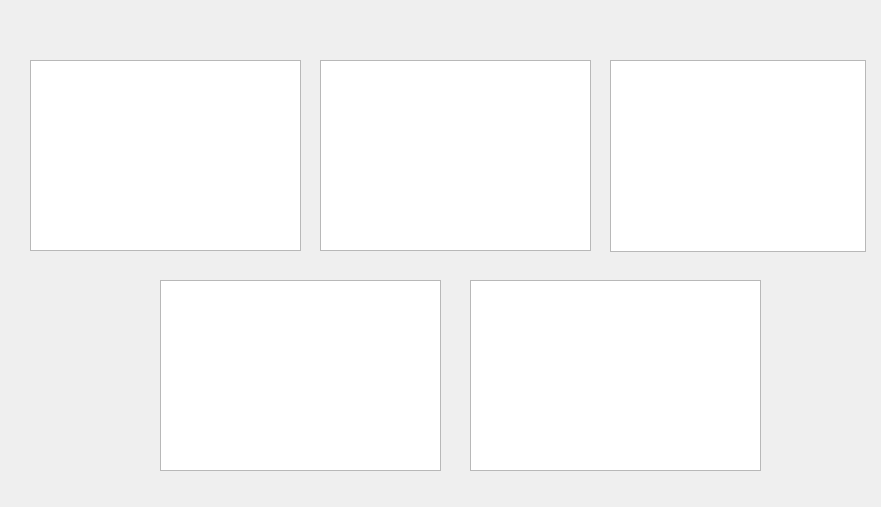
<?xml version="1.0" encoding="UTF-8"?>
<ui version="4.0">
 <class>plot5</class>
 <widget class="QWidget" name="plot5">
  <property name="geometry">
   <rect>
    <x>0</x>
    <y>0</y>
    <width>881</width>
    <height>507</height>
   </rect>
  </property>
  <property name="windowTitle">
   <string>Form</string>
  </property>
  <widget class="QChartView" name="a">
   <property name="geometry">
    <rect>
     <x>30</x>
     <y>60</y>
     <width>271</width>
     <height>191</height>
    </rect>
   </property>
  </widget>
  <widget class="QChartView" name="b">
   <property name="geometry">
    <rect>
     <x>320</x>
     <y>60</y>
     <width>271</width>
     <height>191</height>
    </rect>
   </property>
  </widget>
  <widget class="QChartView" name="c">
   <property name="geometry">
    <rect>
     <x>610</x>
     <y>60</y>
     <width>256</width>
     <height>192</height>
    </rect>
   </property>
  </widget>
  <widget class="QChartView" name="d">
   <property name="geometry">
    <rect>
     <x>160</x>
     <y>280</y>
     <width>281</width>
     <height>191</height>
    </rect>
   </property>
  </widget>
  <widget class="QChartView" name="a1">
   <property name="geometry">
    <rect>
     <x>470</x>
     <y>280</y>
     <width>291</width>
     <height>191</height>
    </rect>
   </property>
  </widget>
 </widget>
 <customwidgets>
  <customwidget>
   <class>QChartView</class>
   <extends>QGraphicsView</extends>
   <header>QtCharts</header>
  </customwidget>
 </customwidgets>
 <resources/>
 <connections/>
</ui>
